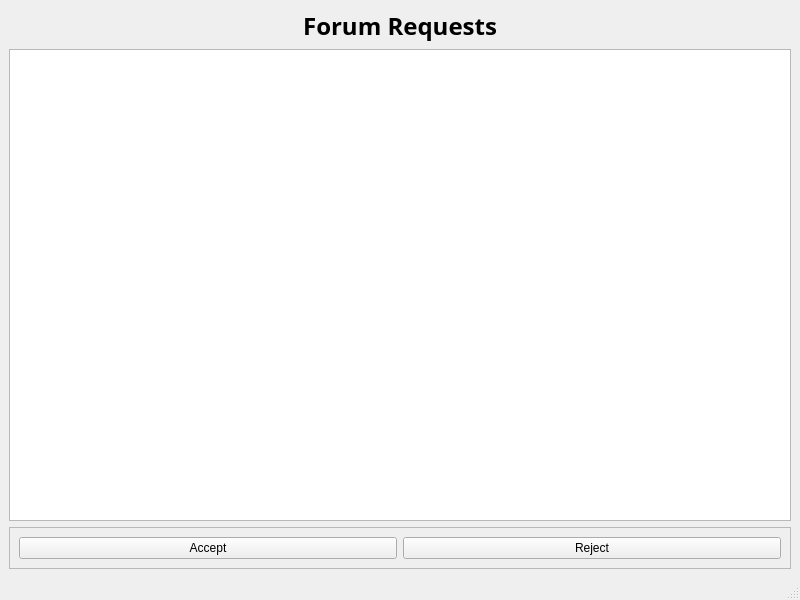
<?xml version="1.0" encoding="UTF-8"?>
<ui version="4.0">
 <class>pending_forum_req</class>
 <widget class="QMainWindow" name="pending_forum_req">
  <property name="geometry">
   <rect>
    <x>0</x>
    <y>0</y>
    <width>800</width>
    <height>600</height>
   </rect>
  </property>
  <property name="windowTitle">
   <string>Forum Requests</string>
  </property>
  <widget class="QWidget" name="centralwidget">
   <layout class="QVBoxLayout" name="verticalLayout">
    <item>
     <widget class="QLabel" name="label">
      <property name="font">
       <font>
        <family>Ubuntu Condensed</family>
        <pointsize>18</pointsize>
        <weight>75</weight>
        <bold>true</bold>
       </font>
      </property>
      <property name="text">
       <string>Forum Requests</string>
      </property>
      <property name="alignment">
       <set>Qt::AlignCenter</set>
      </property>
     </widget>
    </item>
    <item>
     <widget class="QTableView" name="forumreq_table"/>
    </item>
    <item>
     <widget class="QFrame" name="frame">
      <property name="frameShape">
       <enum>QFrame::StyledPanel</enum>
      </property>
      <property name="frameShadow">
       <enum>QFrame::Raised</enum>
      </property>
      <layout class="QHBoxLayout" name="horizontalLayout">
       <item>
        <widget class="QPushButton" name="accept_button">
         <property name="text">
          <string>Accept</string>
         </property>
        </widget>
       </item>
       <item>
        <widget class="QPushButton" name="reject_button">
         <property name="text">
          <string>Reject</string>
         </property>
        </widget>
       </item>
      </layout>
     </widget>
    </item>
   </layout>
  </widget>
  <widget class="QMenuBar" name="menubar">
   <property name="geometry">
    <rect>
     <x>0</x>
     <y>0</y>
     <width>800</width>
     <height>22</height>
    </rect>
   </property>
  </widget>
  <widget class="QStatusBar" name="statusbar"/>
 </widget>
 <resources/>
 <connections/>
</ui>
